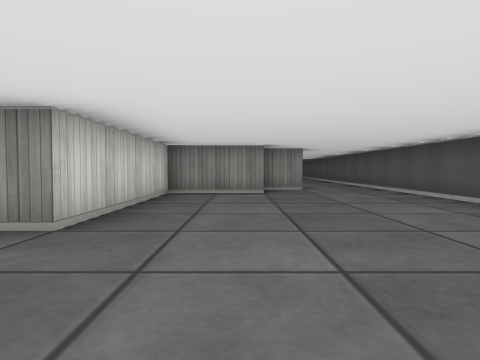
view 1 (above)

24 first-person views from a walk through a cub3D level. The camera is about half as high as the walls, tilts 2° down and sees 75° across. The floor is counted in squares. Each view is taken from the middle of a square. On the plan, view 1 faces up. The plan holds only what a view shows up to about 9 squares ahead; the rest is blank.

view 2
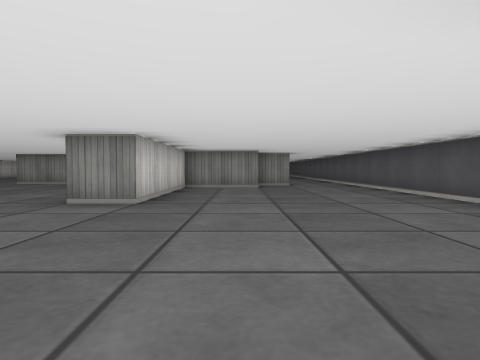

view 3
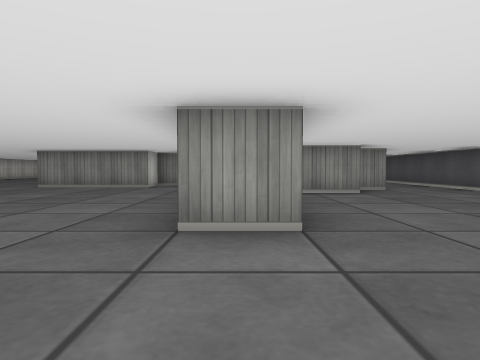

view 4
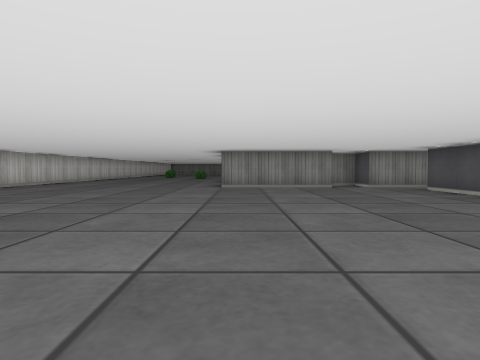

view 5
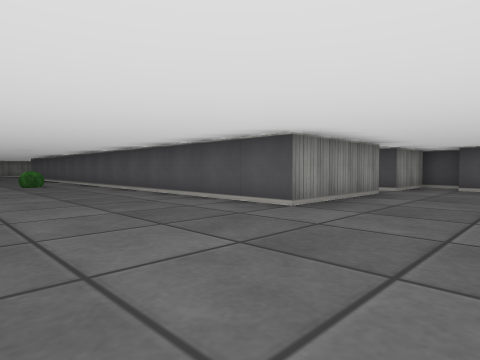

view 6
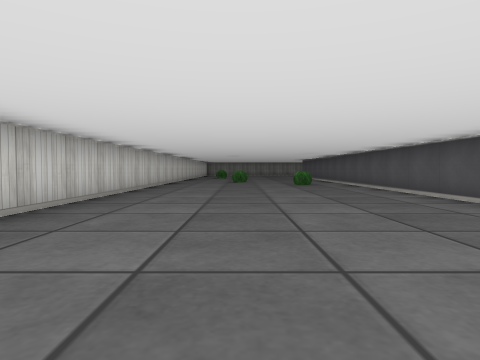

view 7
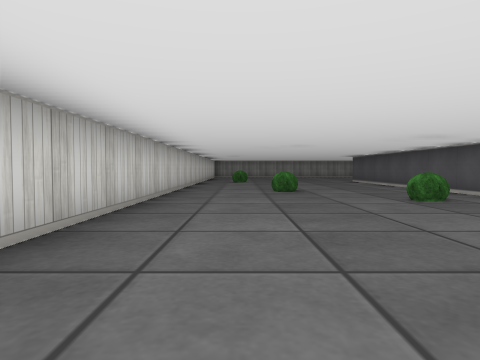

view 8
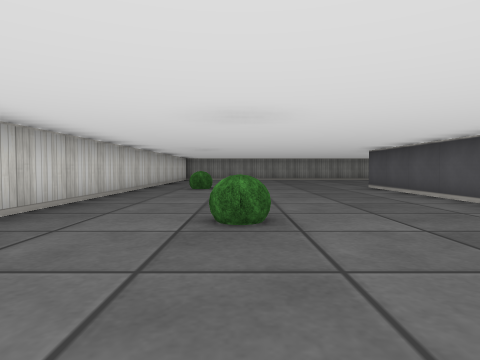

view 9
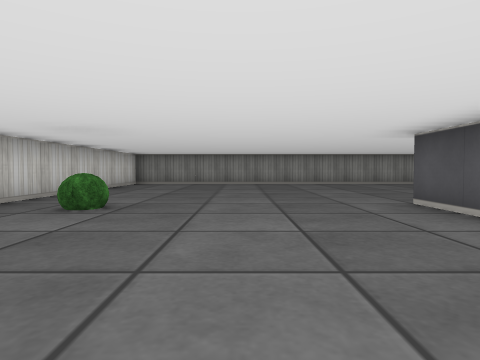

view 10
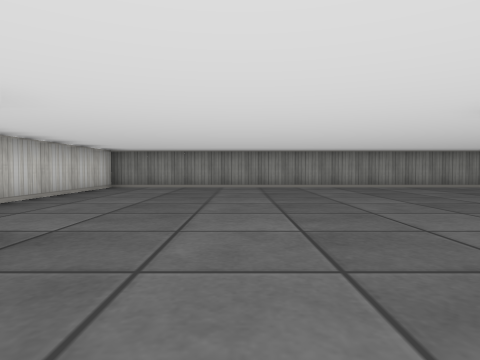

view 11
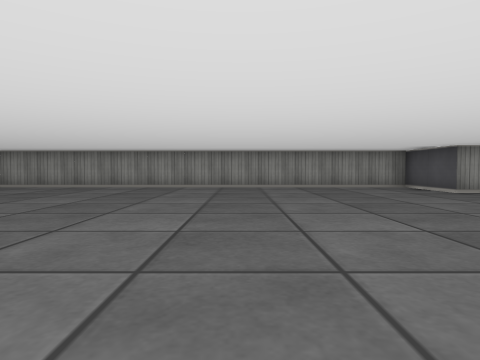

view 12
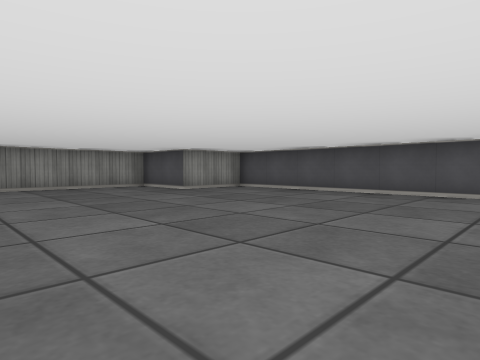

view 13
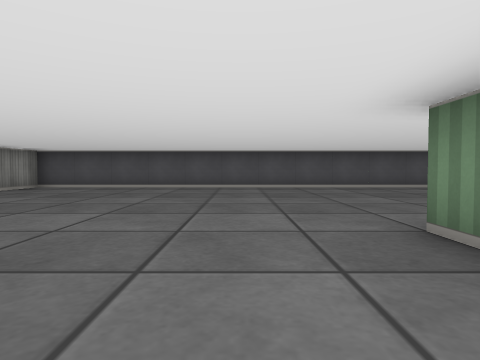

view 14
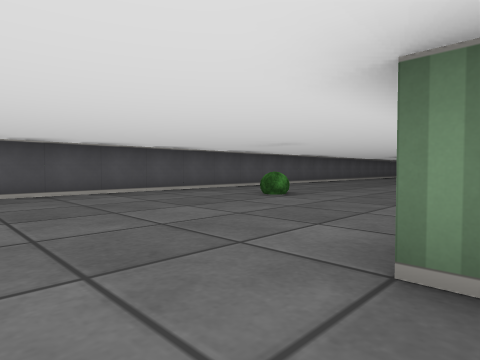

view 15
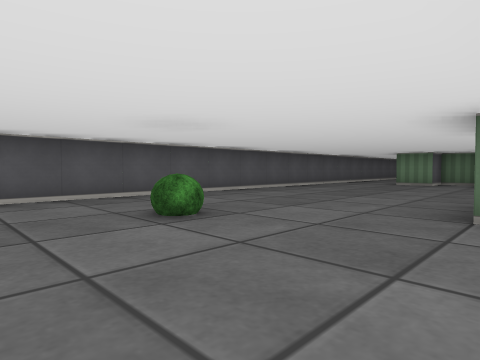

view 16
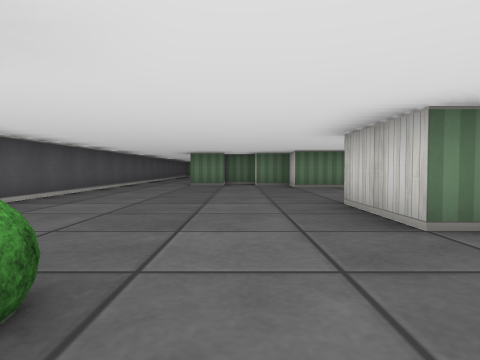

view 17
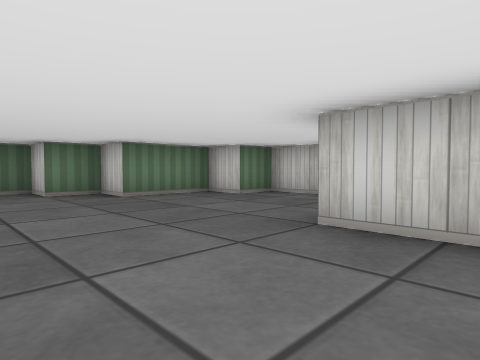

view 18
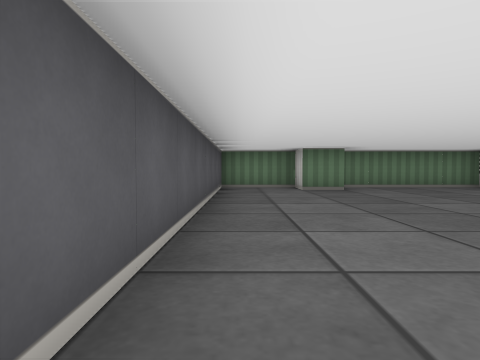

view 19
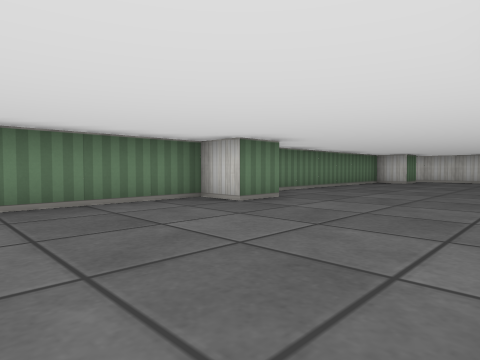

view 20
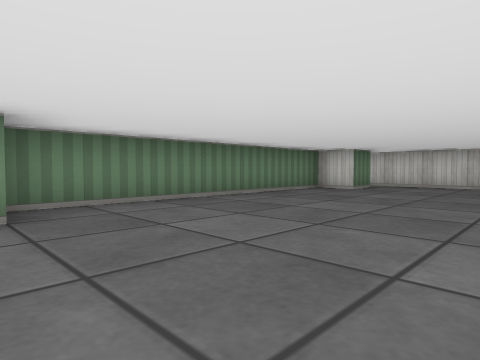

view 21
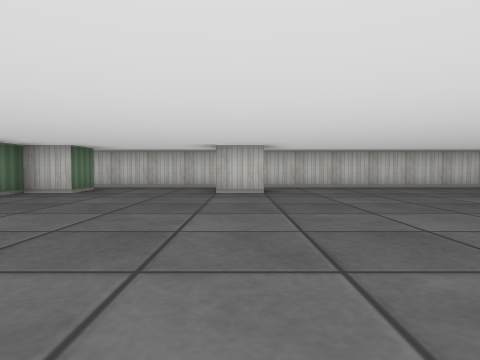

view 22
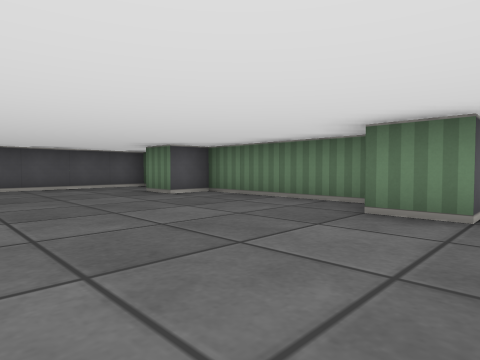

view 23
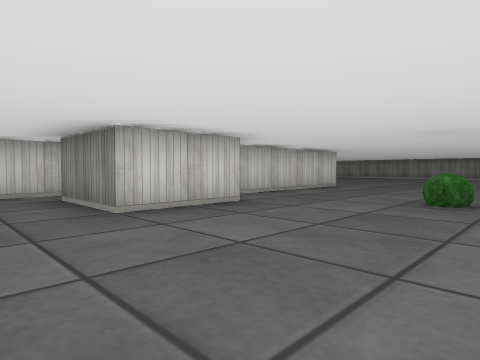

view 24
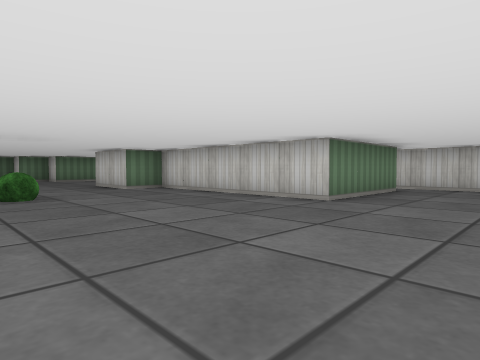

### Floor plan
Points are (right, up) in squares from view 1. A wall is a line through its corners. A room is listed if a view was taken in it or the views show most of it. See-through windows are left out.
Room 1 (views 1, 2, 3, 4, 5, 6, 7, 8, 9, 10, 11, 12, 13, 14, 15, 16, 17, 18, 19, 20, 21, 22, 23, 24)
walls: (-4.5, 13.9) (-4.5, 10.5) (-3.5, 10.5) (-3.5, 9.5) (-1.5, 9.5) (-1.5, 8.5) (-0.5, 8.5); (-4.5, 8.5) (-7.5, 8.5) (-7.5, 15.2); (-7.5, 16.8) (-7.5, 23.5); (-1.5, 7.6) (-1.5, 8.5) (-3.5, 8.5); (-0.5, 7.5) (0.1, 7.5); (-2.5, 5.8) (-2.5, 7.5); (-5.6, 20.5) (-2.5, 20.5) (-2.5, 15.5) (-1.5, 15.5) (-1.5, 13.5) (-3.5, 13.5); (1.6, 7.5) (0.5, 7.5); (0.6, 6.5) (-1.5, 6.5) (-1.5, 2.5) (-2.5, 2.5); (-6.5, 22) (-6.5, 20.1); (-11.5, 2.5) (-11.5, 1.5); (-4.6, -1.5) (-3.5, -1.5) (-3.5, -2.5) (0.5, -2.5) (0.5, -1.5) (1.5, -1.5) (1.5, -2.5) (3.5, -2.5) (3.5, 27.5) (1.5, 27.5) (1.5, 29.5) (-13.5, 29.5) (-13.5, -2); (-12.6, -1.5) (-11.5, -1.5) (-11.5, -2.5) (-4.6, -2.5)
ways out: opening at (-6, 20)
objects: bush (-12, 23); bush (-11, 18); bush (-9, 16); bush (1, 17)

Positions as (right, up) in squares from view 1, and headings:
1: (0, 0), facing up
2: (0, -2), facing up
3: (-2, 0), facing up
4: (-7, 0), facing up
5: (-11, 6), facing up-right
6: (-11, 6), facing up
7: (-12, 11), facing up
8: (-11, 15), facing up
9: (-10, 19), facing up
10: (-10, 21), facing up
11: (-3, 21), facing up
12: (-3, 21), facing up-right
13: (-5, 22), facing right
14: (-3, 22), facing down-right
15: (-2, 19), facing down-right
16: (0, 18), facing down
17: (1, 15), facing down-left
18: (3, 6), facing down
19: (0, 2), facing down-left
20: (-4, 2), facing down-left
21: (-5, 2), facing left
22: (-5, 2), facing down-right
23: (2, 12), facing up-left
24: (2, 23), facing down-left
